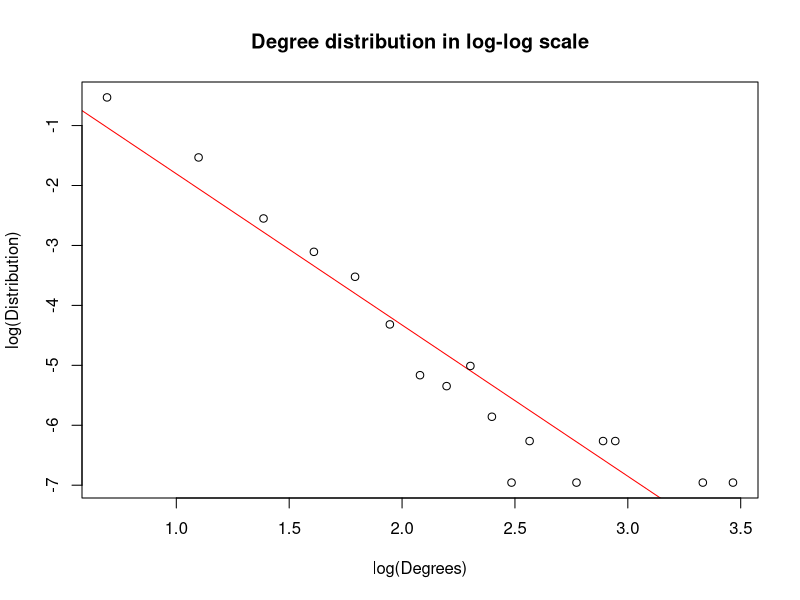
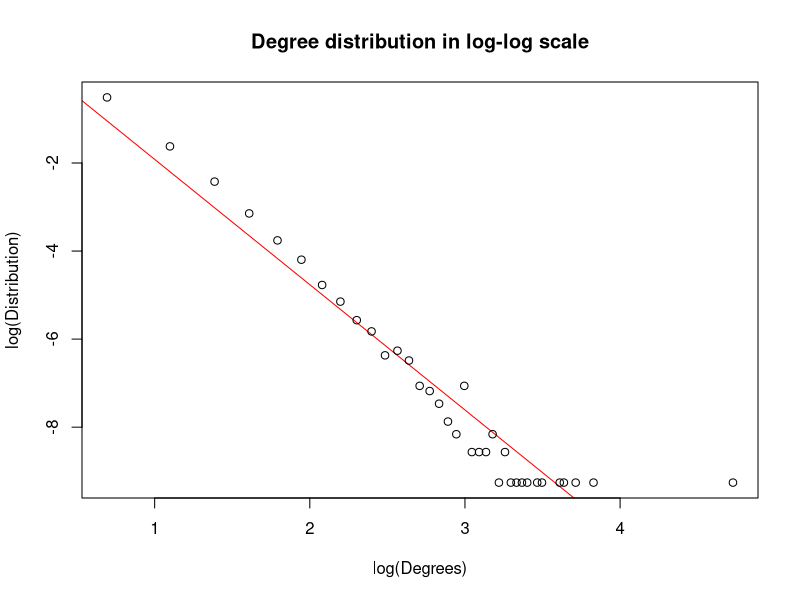
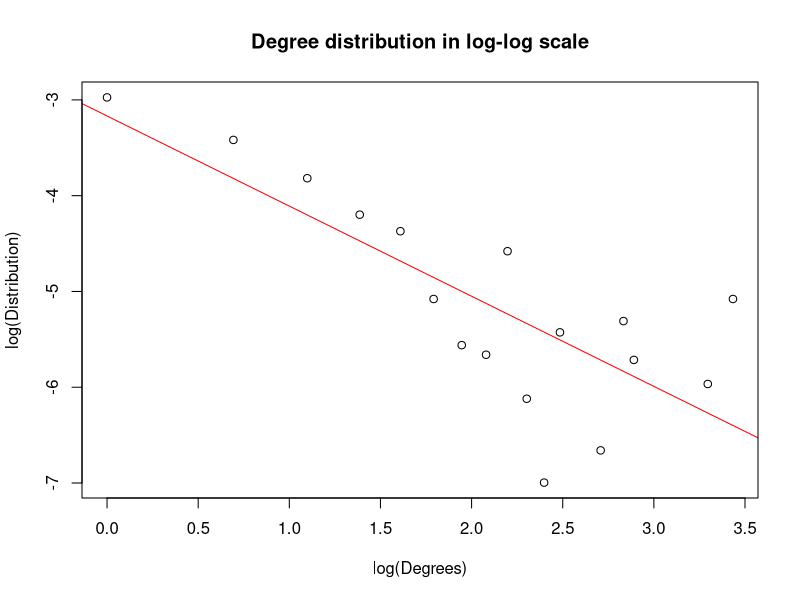
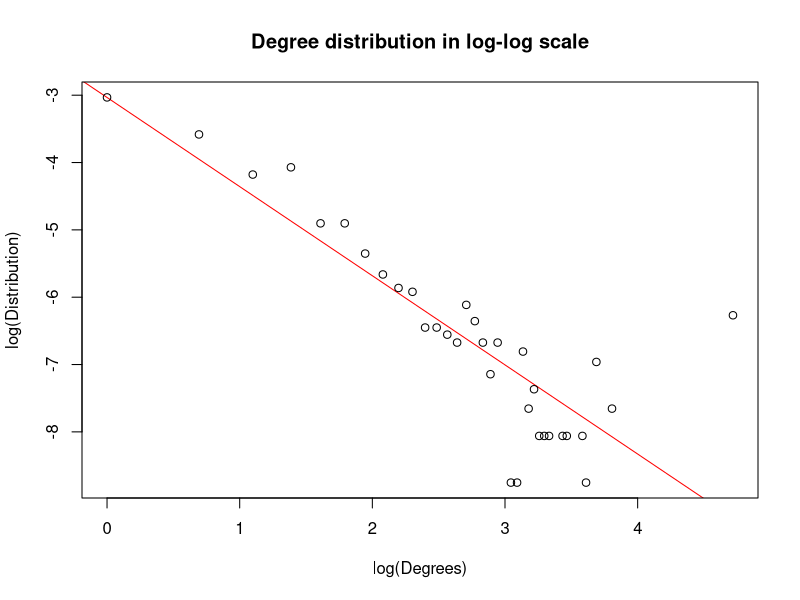
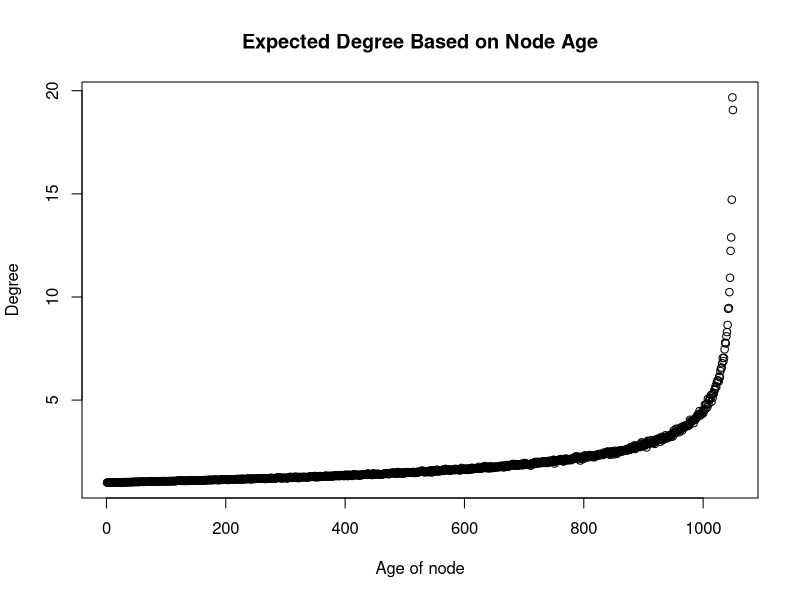
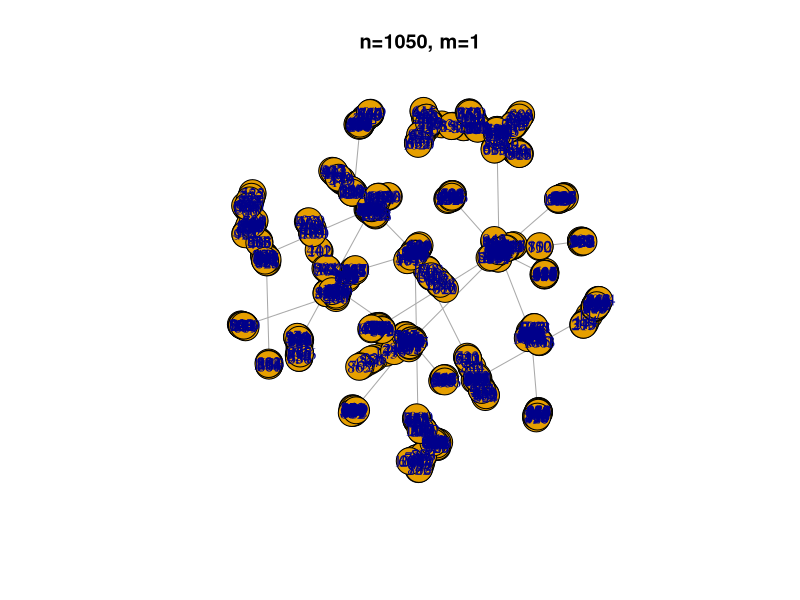
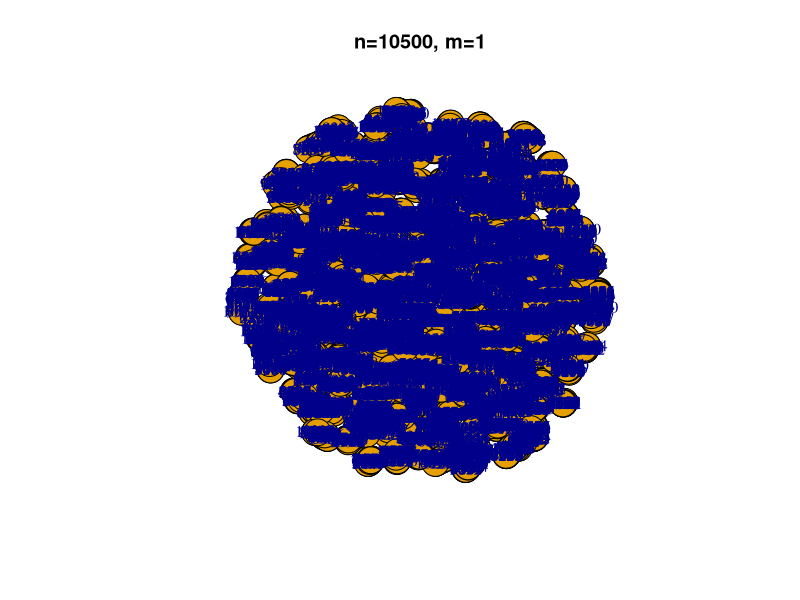
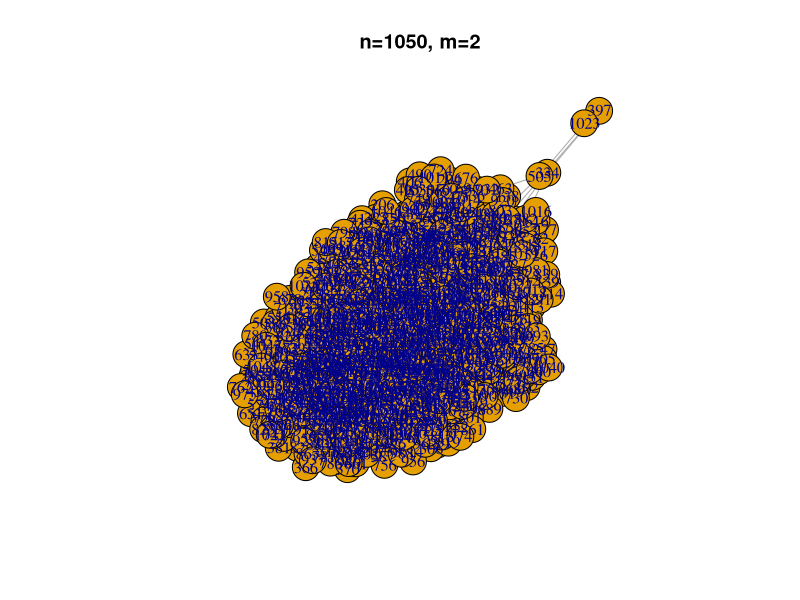

Here is the R script that generated these plots, in order: (Note: a time limit stopped this script after it produced the figures.)
library(igraph)

#2a
g_2a <- sample_pa(n=1050, m=1, directed=F)

for (i in 1:100){
  g <- sample_pa(n=1050, m=1, directed=FALSE)
  if (!is_connected(g)) {
    print("Not connected")
  }
}

#2b
mod_var = function(g) {
  fastgreedycom <- cluster_fast_greedy(g)
  print(modularity(fastgreedycom))
  print(assortativity_degree(g, directed=FALSE))
}

mod_var(g_2a)

#2c
g10500 <- sample_pa(n=10500, m=1, directed=FALSE)

mod_var(g10500)

#2d

plot_deg_dist = function(deg_dist) {
  clean <- which(deg_dist != 0, arr.ind=TRUE)
  ax <- log(seq(1:length(deg_dist)))[clean]
  ay <- log(deg_dist)[clean]
  lr <- lm(ay~ax)
  plot(ax, ay, abline(lr, col="red"), main="Degree distribution in log-log scale", xlab="log(Degrees)", ylab="log(Distribution)")
  cf <- coef(lr)
  print(cf[2])
}

plot_deg_dist(degree_distribution(g_2a))

plot_deg_dist(degree_distribution(g10500))


#2e

rand_deg_dist = function(g) {
  a_degrees <- vector(mode = 'list', length=1000)
  a_size = length(degree_distribution(g))

  a_count <- numeric(a_size)
  a_sum <- 0
  
  for (i in 1:1000){
    
    ia <- sample(V(g), 1)
    a_adj <- adjacent_vertices(g, ia, mode="all")
    un_a_adj <- unlist(a_adj)
    ja <- sample(un_a_adj, 1)
    a_degrees[[i]] <- length(adjacent_vertices(g, ja, mode="all")[[1]])
    a_sum <- a_sum + a_degrees[[i]]
    a_count[[a_degrees[[i]]]] <- a_count[[a_degrees[[i]]]] + 1
  }
  a_dist <- numeric(a_size)
  for (i in 1:a_size){
    a_dist[[i]] <- a_count[[i]]/a_sum
  }
  plot_deg_dist(a_dist)
}

rand_deg_dist(g_2a)
rand_deg_dist(g10500)


#2f
degree_age = function(n, m) {
ba_degrees <- vector(mode='list', length = n)

for (i in 1:n) {
  ba <- sample_pa(n=n, m=m, directed=FALSE)
  ba_degrees[[i]] <- degree(ba)
}

ba_avg_degree <- vector(mode='list', length = n)
for (i in 1:n) {
  j_sum <- 0
  for (j in ba_degrees) {
    j_sum <- j_sum + j[i]
  }
  ba_avg_degree[[i]] <- j_sum/n
}

plot(x=c(n:1), y = ba_avg_degree, main="Expected Degree Based on Node Age", xlab = "Age of node", ylab="Degree")
}

degree_age(1050, 1)
#2g

#a
for (i in 1:100){
  g2 <- sample_pa(n=1050, m=2, directed=FALSE)
  g6 <- sample_pa(n=1050, m=6, directed=FALSE)
  if (!is_connected(g2)) {
    print("m = 2 Not connected")
  }
  if (!is_connected(g6)) {
    print("m = 6 not connected")
  }
}

#b
mod_var(g2)
mod_var(g6)

#c
g10500_2 <- sample_pa(n=10500, m=2, directed=FALSE)
g10500_6 <- sample_pa(n=10500, m=6, directed=FALSE)

mod_var(g10500_2)
mod_var(g10500_6)

plot(g_2a, main="n=1050, m=1")
plot(g10500, main="n=10500, m=1")

plot(g2, main="n=1050, m=2")
plot(g6, main="n=1050, m=6")

plot(g10500_2, main="n=10500, m=2")
plot(g10500_6, main="n=10500, m=6")



#d
plot_deg_dist(degree_distribution(g2))
plot_deg_dist(degree_distribution(g6))

plot_deg_dist(degree_distribution(g10500_2))
plot_deg_dist(degree_distribution(g10500_6))

#e
rand_deg_dist(g2)
rand_deg_dist(g6)

rand_deg_dist(g10500_2)
rand_deg_dist(g10500_6)

#f
degree_age(1050, 2)
degree_age(1050, 6)

degree_age(10500, 2)
degree_age(10500, 6)

#2h

g_h <- sample_pa(n=1050, m=1, directed=F)
g_new <- sample_degseq(degree(g_h), method="simple.no.multiple")
g_new2 <- sample_degseq(degree(g_h), method="vl")

fast_h <- cluster_fast_greedy(g_h)
fast_new <- cluster_fast_greedy(g_new)
fast_new2 <- cluster_fast_greedy(g_new2)

modularity(fast_h)
modularity(fast_new)
modularity(fast_new2)


plot(fast_h, g_h)
plot(fast_new, g_new)
plot(fast_new2, g_new2)
